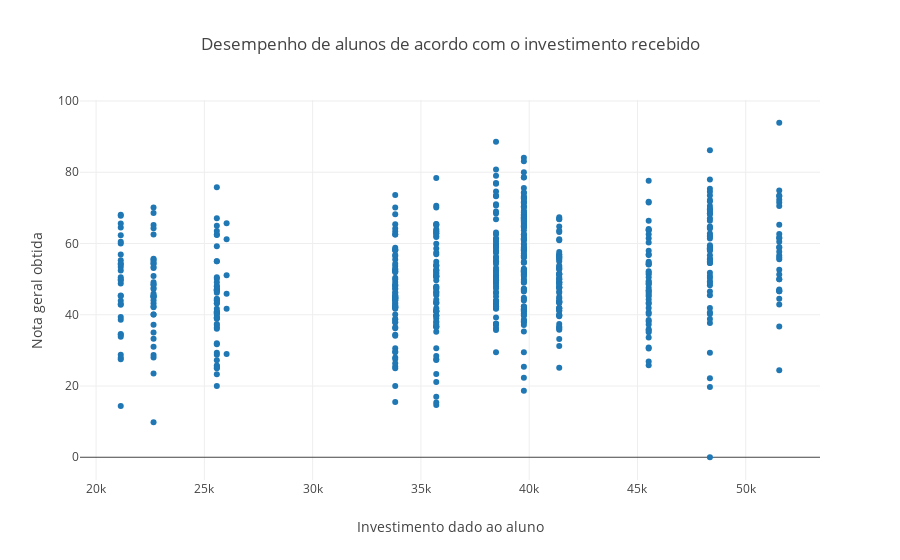

The cell this chart's notebook holds for it:
### Code cell
layout = go.Layout(
    title=go.layout.Title(
        text='Desempenho de alunos de acordo com o investimento recebido',
        x=0.5
    ),
    yaxis=go.layout.YAxis(
        title=go.layout.yaxis.Title(
            text='Nota geral obtida',
            )
    ),
    xaxis=go.layout.XAxis(
        title=go.layout.xaxis.Title(
            text='Investimento dado ao aluno',
            )
    ),
    showlegend=False)

fig = go.Figure(layout=layout)

fig.add_trace(go.Scatter(x=dados_custo["custoAluno"], y=dados_custo["NT_GER"],
                    mode='markers',
                    name='markers'))

fig.show()

### Figure 1 — Plotly figure (JSON) as saved in the notebook; plotly's stock layout.template omitted (floating-point values rounded to 4 significant figures; data arrays with more than 128 entries replaced by an {"elided": "..."} marker saying what was removed)
{"data": [{"mode": "markers", "name": "markers", "type": "scatter", "uid": "71a85da9-547d-4bc5-8d65-f8546b33f3b0", "x": {"elided": "704 float values"}, "y": {"elided": "704 float values"}}], "layout": {"showlegend": false, "title": {"text": "Desempenho de alunos de acordo com o investimento recebido", "x": 0.5}, "xaxis": {"title": {"text": "Investimento dado ao aluno"}}, "yaxis": {"title": {"text": "Nota geral obtida"}}}}
